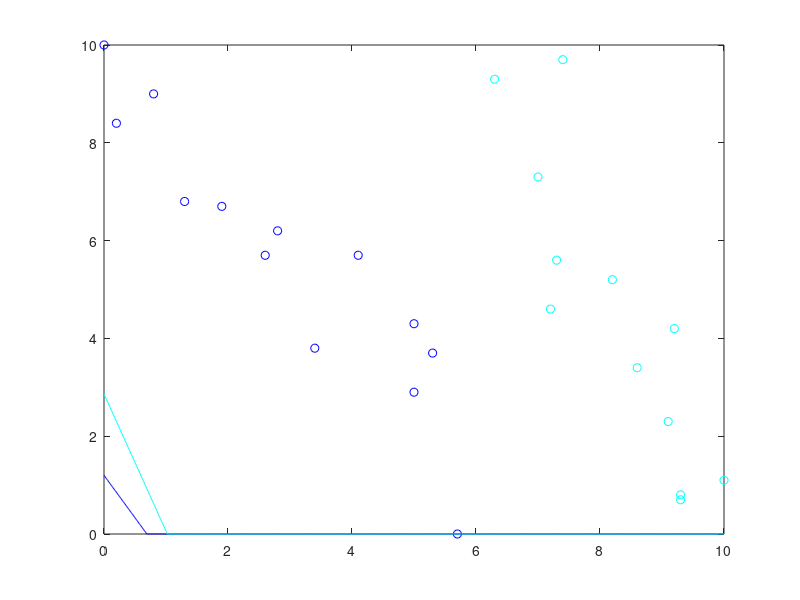

MATLAB code to generate this figure:
x0 = 0.000000:.01:10.000000;
c0 = [1.300000 6.800000 ;
5.000000 4.300000 ;
1.900000 6.700000 ;
2.600000 5.700000 ;
0.000000 10.000000 ;
4.100000 5.700000 ;
2.800000 6.200000 ;
3.400000 3.800000 ;
0.200000 8.400000 ;
5.700000 0.000000 ;
5.000000 2.900000 ;
0.800000 9.000000 ;
5.300000 3.700000 ;
];
y_c0 =  - 0.866417 / 0.499322 * x0  + 0.599135 / 0.499322;
c1 = [7.000000 7.300000 ;
9.200000 4.200000 ;
10.000000 1.100000 ;
7.400000 9.700000 ;
8.200000 5.200000 ;
7.300000 5.600000 ;
9.300000 0.800000 ;
8.600000 3.400000 ;
6.300000 9.300000 ;
7.200000 4.600000 ;
9.100000 2.300000 ;
9.300000 0.700000 ;
];
y_c1 =  - 0.941845 / 0.336047 * x0  + 0.962398 / 0.336047;
colors = jet(2);
if (size(c0) >0) plot (c0(:,1), c0(:,2),'o', 'color', colors(1,:)); end
hold on;
if (size(c1) >0) plot (c1(:,1), c1(:,2),'o', 'color', colors(2,:)); end
hold on;
for i = 1 : size(y_c0, 2) 
 if y_c0(i) > 10.000000 
 y_c0(i) = 10.000000; 
 end 
 if y_c0(i) < 0.000000 
 y_c0(i) = 0.000000; 
 end 
 end
for i = 1 : size(y_c1, 2) 
 if y_c1(i) > 10.000000 
 y_c1(i) = 10.000000; 
 end 
 if y_c1(i) < 0.000000 
 y_c1(i) = 0.000000; 
 end 
 end
plot(x0, y_c0, 'color', colors(1,:));
hold on;
plot(x0, y_c1, 'color', colors(2,:));
hold on;
